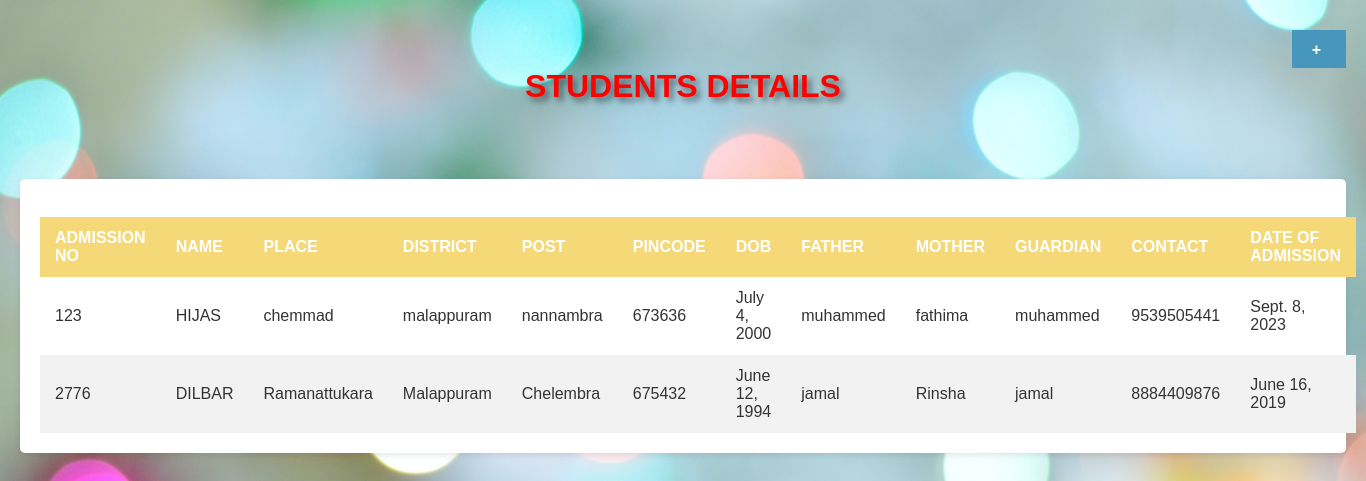
Screenshot of /hifz with the database file from the repository.
### hod/models.py (models this page shows, shortened)
class Student(models.Model):
    COURSE_CHOICES = (
        ('hifz', 'HIFZ'),
        ('dowra', 'DOWRA'),
        ('dawa', 'DAWA'),
    )
    Admission_no = models.IntegerField(unique=True,null=True)
    Student_name = models.CharField(max_length=100,null=True)
    Address = models.CharField(max_length=100,null=True)
    Place = models.CharField(max_length=100,null=True)
    Post = models.CharField(max_length=100,null=True)
    District = models.CharField(max_length=100,null=True)
    State = models.CharField(max_length=100,null=True)
    Pin_code = models.IntegerField(null=True)
    date_of_birth = models.DateField(null=True)
    Place_of_birth = models.CharField(max_length=100,null=True)
    Adhar_no = models.IntegerField(null=True)
    Father_name = models.CharField(max_length=100,null=True)
    Father_no = models.IntegerField(unique=True,null=True)
    Father_job = models.CharField(max_length=100,null=True)
    Mother_name = models.CharField(max_length=100,null=True)
    Mother_no = models.IntegerField(unique=True,null=True)
    Mother_job = models.CharField(max_length=100,null=True)
    Guardian_name = models.CharField(max_length=100,null=True)
    Guardian_no = models.IntegerField(unique=True,null=True)
    Guardian_job = models.CharField(max_length=100,null=True)
    Admitted_date = models.DateField(null=True)
    Classes = models.CharField(max_length=100,null=True,choices=COURSE_CHOICES)
    Division = models.CharField(max_length=100,null=True)

### hod/views.py (the view)
# urls.py: path("hifz", views.hifz,name="hifz"),
def hifz(request):
    data = Student.objects.filter(Classes='hifz')
    return render(request, 'admins/hifz.html', {'students': data})

### hod/templates/admins/hifz.html (shortened to what this page needs)
{% load static %}
<!DOCTYPE html>
<html>
<head>
</head>
<body>
    <div class="button-container">
    <a href="{% url 'addhifz' %}" class="custom-button"></a>
</div>
    <h1><b>STUDENTS DETAILS</b></h1>
    <br><br><br>
    <div class="container">
        <br>
        <table>
            <thead>
                <tr>
                    <th>ADMISSION NO</th>
                    <th>NAME</th>
                    <th>PLACE</th>
                    <th>DISTRICT</th>
                    <th>POST</th>
                    <th>PINCODE</th>
                    <th>DOB</th>
                    <th>FATHER</th>
                    <th>MOTHER</th>
                    <th>GUARDIAN</th>
                    <th>CONTACT</th>
                    <th>DATE OF ADMISSION</th>
                </tr>
            </thead>
            <tbody>
                {% for students in students %}
                <tr>
                    <td>{{ students.Admission_no }}</td>
                    <td>{{ students.Student_name }}</td>
                    <td>{{ students.Place }}</td>
                    <td>{{ students.District }}</td>
                    <td>{{ students.Post }}</td>
                    <td>{{ students.Pin_code }}</td>
                    <td>{{ students.date_of_birth }}</td>
                    <td>{{ students.Father_name }}</td>
                    <td>{{ students.Mother_name }}</td>
                    <td>{{ students.Guardian_name }}</td>
                    <td>{{ students.Guardian_no }}</td>
                    <td>{{ students.Admitted_date }}</td>
                </tr>
                {% endfor %}
            </tbody>
        </table>
    </div>
</body>
</html>

### hod/templates/admins/hifz.html (style rules this page uses)
* { margin: 0; padding: 0; box-sizing: border-box; }
body { font-family: Arial, sans-serif; background-image: url('static/admin_hod/assets/img/myimages/og.jpg'); background-size: cover; background-repeat: no-repeat; background-attachment: fixed; padding: 20px; margin: 0; color: #333; }
.container { max-width: 2000px; margin: 0 auto; background-color: #fff; padding: 20px; box-shadow: 0px 2px 6px rgba(0, 0, 0, 0.1); border-radius: 5px; display: flex; flex-direction: column; }
h1 { text-align: center; margin-bottom: 20px; color:#FF0000; text-shadow: 4px 4px 6px rgba(0, 0, 0, 0.5); }
table { width: 100%; border-collapse: collapse; }
th, td { padding: 12px 15px; text-align: left; }
th { background-color: #f5d878; color: #fff; }
tr:nth-child(even) { background-color: #f2f2f2; }
.button-container { display: flex; justify-content: flex-end; }
.custom-button { padding: 10px 20px; background-color: #4796bb; color: #fff; text-decoration: none; border: #007bff; outline-offset: 2px; outline-color: black; font-weight: bold; margin-top: 10px; transition: background-color 0.3s, transform 0.2s, color 0.3s; }
.custom-button::before { content: "+"; display: inline-block; margin-right: 5px; transform: translateY(1px); }

### rows the page displays
Student: Admission_no "123", Student_name "HIJAS", Place "chemmad", District "malappuram", Post "nannambra", Pin_code "673636", date_of_birth "July 4, 2000", Father_name "muhammed", Mother_name "fathima", Guardian_name "muhammed", Guardian_no "9539505441", Admitted_date "Sept. 8, 2023"
Student: Admission_no "2776", Student_name "DILBAR", Place "Ramanattukara", District "Malappuram", Post "Chelembra", Pin_code "675432", date_of_birth "June 12, 1994", Father_name "jamal", Mother_name "Rinsha", Guardian_name "jamal", Guardian_no "8884409876", Admitted_date "June 16, 2019"
